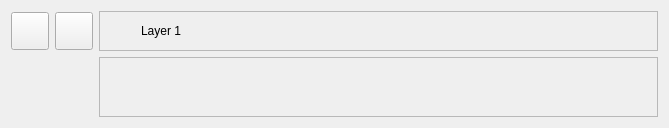
<?xml version="1.0" encoding="UTF-8"?>
<ui version="4.0">
 <class>LayerWidget</class>
 <widget class="QWidget" name="LayerWidget">
  <property name="geometry">
   <rect>
    <x>0</x>
    <y>0</y>
    <width>669</width>
    <height>128</height>
   </rect>
  </property>
  <property name="sizePolicy">
   <sizepolicy hsizetype="Preferred" vsizetype="Maximum">
    <horstretch>0</horstretch>
    <verstretch>0</verstretch>
   </sizepolicy>
  </property>
  <property name="minimumSize">
   <size>
    <width>0</width>
    <height>38</height>
   </size>
  </property>
  <property name="maximumSize">
   <size>
    <width>16777215</width>
    <height>16777215</height>
   </size>
  </property>
  <property name="windowTitle">
   <string>Form</string>
  </property>
  <layout class="QGridLayout" name="gridLayout">
   <item row="0" column="0">
    <widget class="QPushButton" name="pushButton">
     <property name="sizePolicy">
      <sizepolicy hsizetype="Preferred" vsizetype="Fixed">
       <horstretch>0</horstretch>
       <verstretch>0</verstretch>
      </sizepolicy>
     </property>
     <property name="minimumSize">
      <size>
       <width>38</width>
       <height>38</height>
      </size>
     </property>
     <property name="maximumSize">
      <size>
       <width>38</width>
       <height>38</height>
      </size>
     </property>
     <property name="cursor">
      <cursorShape>PointingHandCursor</cursorShape>
     </property>
     <property name="text">
      <string/>
     </property>
     <property name="icon">
      <iconset>
       <normaloff>:/icons/034-folder-light.png</normaloff>:/icons/034-folder-light.png</iconset>
     </property>
     <property name="checkable">
      <bool>true</bool>
     </property>
     <property name="flat">
      <bool>false</bool>
     </property>
    </widget>
   </item>
   <item row="0" column="1">
    <widget class="QPushButton" name="visible_button">
     <property name="sizePolicy">
      <sizepolicy hsizetype="Preferred" vsizetype="Fixed">
       <horstretch>0</horstretch>
       <verstretch>0</verstretch>
      </sizepolicy>
     </property>
     <property name="minimumSize">
      <size>
       <width>38</width>
       <height>38</height>
      </size>
     </property>
     <property name="maximumSize">
      <size>
       <width>38</width>
       <height>38</height>
      </size>
     </property>
     <property name="cursor">
      <cursorShape>PointingHandCursor</cursorShape>
     </property>
     <property name="text">
      <string/>
     </property>
     <property name="icon">
      <iconset resource="../../../resources_dark.qrc">
       <normaloff>:/icons/dark/eye-look-icon.svg</normaloff>:/icons/dark/eye-look-icon.svg</iconset>
     </property>
     <property name="checkable">
      <bool>true</bool>
     </property>
     <property name="flat">
      <bool>false</bool>
     </property>
    </widget>
   </item>
   <item row="0" column="2">
    <widget class="QFrame" name="frame">
     <property name="sizePolicy">
      <sizepolicy hsizetype="Preferred" vsizetype="Minimum">
       <horstretch>0</horstretch>
       <verstretch>0</verstretch>
      </sizepolicy>
     </property>
     <property name="minimumSize">
      <size>
       <width>0</width>
       <height>38</height>
      </size>
     </property>
     <property name="styleSheet">
      <string notr="true">border-color: rgb(51, 209, 122);</string>
     </property>
     <property name="frameShape">
      <enum>QFrame::StyledPanel</enum>
     </property>
     <property name="frameShadow">
      <enum>QFrame::Raised</enum>
     </property>
     <layout class="QHBoxLayout" name="horizontalLayout_3">
      <property name="spacing">
       <number>3</number>
      </property>
      <property name="leftMargin">
       <number>0</number>
      </property>
      <property name="topMargin">
       <number>0</number>
      </property>
      <property name="rightMargin">
       <number>0</number>
      </property>
      <property name="bottomMargin">
       <number>0</number>
      </property>
      <item>
       <widget class="QLabel" name="thumbnail">
        <property name="minimumSize">
         <size>
          <width>38</width>
          <height>38</height>
         </size>
        </property>
        <property name="maximumSize">
         <size>
          <width>38</width>
          <height>38</height>
         </size>
        </property>
        <property name="text">
         <string/>
        </property>
       </widget>
      </item>
      <item>
       <widget class="QLabel" name="layer_name">
        <property name="styleSheet">
         <string notr="true">border-color: rgba(0, 0, 0, 0);</string>
        </property>
        <property name="text">
         <string>Layer 1</string>
        </property>
       </widget>
      </item>
      <item>
       <spacer name="horizontalSpacer">
        <property name="orientation">
         <enum>Qt::Horizontal</enum>
        </property>
        <property name="sizeHint" stdset="0">
         <size>
          <width>40</width>
          <height>20</height>
         </size>
        </property>
       </spacer>
      </item>
     </layout>
    </widget>
   </item>
   <item row="1" column="2">
    <widget class="QFrame" name="layer_images">
     <property name="frameShape">
      <enum>QFrame::StyledPanel</enum>
     </property>
     <property name="frameShadow">
      <enum>QFrame::Raised</enum>
     </property>
     <layout class="QGridLayout" name="gridLayout_2"/>
    </widget>
   </item>
  </layout>
 </widget>
 <resources>
  <include location="../../../resources_light.qrc"/>
  <include location="../../../resources_dark.qrc"/>
 </resources>
 <connections>
  <connection>
   <sender>visible_button</sender>
   <signal>clicked()</signal>
   <receiver>LayerWidget</receiver>
   <slot>action_clicked_button_toggle_layer_visibility()</slot>
   <hints>
    <hint type="sourcelabel">
     <x>60</x>
     <y>14</y>
    </hint>
    <hint type="destinationlabel">
     <x>33</x>
     <y>-13</y>
    </hint>
   </hints>
  </connection>
  <connection>
   <sender>pushButton</sender>
   <signal>toggled(bool)</signal>
   <receiver>LayerWidget</receiver>
   <slot>action_toggled_button_layer_images(bool)</slot>
   <hints>
    <hint type="sourcelabel">
     <x>12</x>
     <y>21</y>
    </hint>
    <hint type="destinationlabel">
     <x>467</x>
     <y>-14</y>
    </hint>
   </hints>
  </connection>
 </connections>
 <slots>
  <slot>action_clicked_button_toggle_layer_visibility()</slot>
  <slot>action_toggled_button_layer_images(bool)</slot>
 </slots>
</ui>
